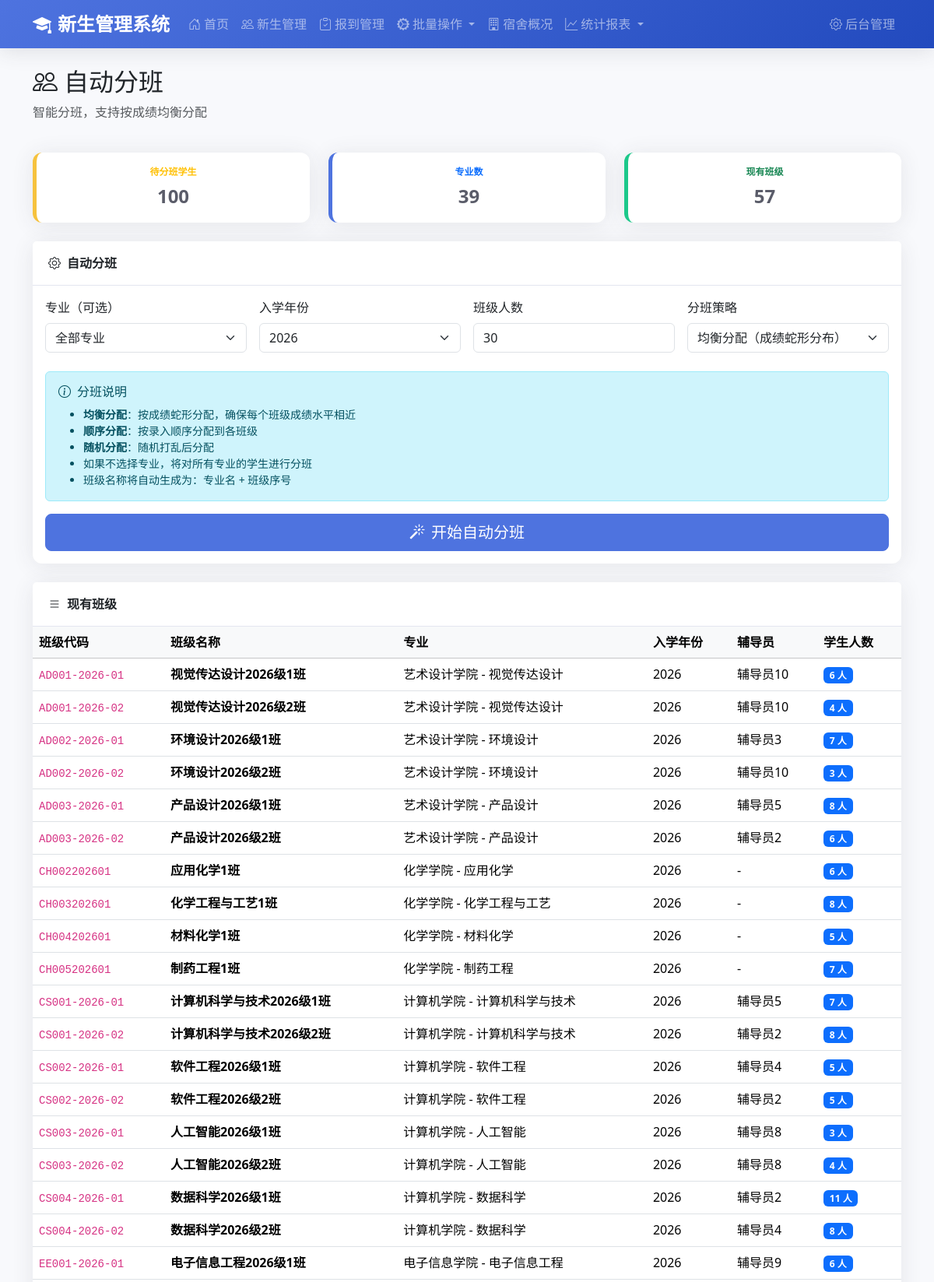
Page /classes/assignment/ (upper part) on the committed database.
### students/models.py (models this page shows, shortened)
class StudentClass(models.Model):
    name = models.CharField('班级名称', max_length=50)
    code = models.CharField('班级代码', max_length=20, unique=True)
    major = models.ForeignKey(
        Major,
        on_delete=models.CASCADE,
        related_name='classes',
        verbose_name='所属专业'
    )
    enrollment_year = models.IntegerField('入学年份')
    counselor = models.CharField('辅导员', max_length=50, blank=True)
    counselor_phone = models.CharField('辅导员电话', max_length=20, blank=True)
    classroom = models.CharField('班级教室', max_length=50, blank=True)
    is_active = models.BooleanField('是否启用', default=True)
    created_at = models.DateTimeField('创建时间', auto_now_add=True)
    class Meta:
        verbose_name = '班级'
        verbose_name_plural = '班级管理'
        ordering = ['-enrollment_year', 'code']
    @property
    def student_count(self):
        return self.students.count()

class Major(models.Model):
    DEGREE_CHOICES = [
        ('bachelor', '本科'),
        ('master', '硕士'),
        ('doctor', '博士'),
        ('junior', '专科'),
    ]
    name = models.CharField('专业名称', max_length=100)
    code = models.CharField('专业代码', max_length=20, unique=True)
    department = models.ForeignKey(
        Department,
        on_delete=models.CASCADE,
        related_name='majors',
        verbose_name='所属院系'
    )
    degree = models.CharField('学历层次', max_length=20, choices=DEGREE_CHOICES, default='bachelor')
    duration = models.IntegerField('学制(年)', default=4)
    tuition_fee = models.DecimalField('学费标准(元/年)', max_digits=10, decimal_places=2, default=0)
    description = models.TextField('专业简介', blank=True)
    is_active = models.BooleanField('是否启用', default=True)
    created_at = models.DateTimeField('创建时间', auto_now_add=True)
    class Meta:
        verbose_name = '专业'
        verbose_name_plural = '专业管理'
        ordering = ['department', 'code']
    def __str__(self):
        return f"{self.department.name} - {self.name}"

class Department(models.Model):
    name = models.CharField('院系名称', max_length=100, unique=True)
    code = models.CharField('院系代码', max_length=20, unique=True)
    description = models.TextField('院系简介', blank=True)
    contact_person = models.CharField('联系人', max_length=50, blank=True)
    contact_phone = models.CharField('联系电话', max_length=20, blank=True)
    is_active = models.BooleanField('是否启用', default=True)
    created_at = models.DateTimeField('创建时间', auto_now_add=True)
    class Meta:
        verbose_name = '院系'
        verbose_name_plural = '院系管理'
        ordering = ['code']

### students/views.py (the view, shortened to what this page needs)
# urls.py: path('classes/assignment/', views.class_assignment, name='class_assignment'),
def class_assignment(request):
    unassigned_count = Student.objects.filter(
        student_class__isnull=True,
        status__in=['admitted', 'pending', 'registered']
    ).count()
    majors = Major.objects.filter(is_active=True).select_related('department')
    classes = StudentClass.objects.filter(is_active=True).select_related('major')
    from datetime import datetime
    current_year = datetime.now().year
    years = list(range(current_year - 2, current_year + 2))
    context = {
        'unassigned_count': unassigned_count,
        'majors': majors,
        'classes': classes,
        'years': years,
    }
    return render(request, 'students/class_assignment.html', context)

### templates/students/class_assignment.html (shortened to what this page needs)
{% extends 'base.html' %}
{% block content %}
<div class="row mb-4">
    <div class="col-12">
        <h2><i class="bi bi-people me-2"></i>自动分班</h2>
        <p class="text-muted">智能分班，支持按成绩均衡分配</p>
    </div>
</div>
<div class="row g-4 mb-4">
    <div class="col-md-4">
        <div class="card stat-card warning h-100">
            <div class="card-body text-center">
                <div class="stat-label text-warning">待分班学生</div>
                <div class="stat-value">{{ unassigned_count }}</div>
            </div>
        </div>
    </div>
    <div class="col-md-4">
        <div class="card stat-card primary h-100">
            <div class="card-body text-center">
                <div class="stat-label text-primary">专业数</div>
                <div class="stat-value">{{ majors|length }}</div>
            </div>
        </div>
    </div>
    <div class="col-md-4">
        <div class="card stat-card success h-100">
            <div class="card-body text-center">
                <div class="stat-label text-success">现有班级</div>
                <div class="stat-value">{{ classes|length }}</div>
            </div>
        </div>
    </div>
</div>
<div class="card mb-4">
    <div class="card-header">
        <i class="bi bi-gear me-2"></i>自动分班
    </div>
    <div class="card-body">
        <form method="post">
            <div class="row g-3 mb-4">
                <div class="col-md-3">
                    <label class="form-label">专业（可选）</label>
                    <select name="major_id" class="form-select">
                        <option value="">全部专业</option>
                    </select>
                </div>
                <div class="col-md-3">
                    <label class="form-label">入学年份</label>
                    <select name="enrollment_year" class="form-select">
                        {% for year in years %}
                        <option value="{{ year }}" {% if forloop.counter == 3 %}selected{% endif %}>{{ year }}</option>
                        {% endfor %}
                    </select>
                </div>
                <div class="col-md-3">
                    <label class="form-label">班级人数</label>
                    <input type="number" name="class_size" class="form-control" value="30" min="10" max="60">
                </div>
                <div class="col-md-3">
                    <label class="form-label">分班策略</label>
                    <select name="strategy" class="form-select">
                        <option value="balanced">均衡分配（成绩蛇形分布）</option>
                    </select>
                </div>
            </div>
            <div class="alert alert-info">
                <h6><i class="bi bi-info-circle me-2"></i>分班说明</h6>
                <ul class="mb-0 small">
                    <li><strong>均衡分配</strong>：按成绩蛇形分配，确保每个班级成绩水平相近</li>
                    <li><strong>顺序分配</strong>：按录入顺序分配到各班级</li>
                    <li><strong>随机分配</strong>：随机打乱后分配</li>
                    <li>如果不选择专业，将对所有专业的学生进行分班</li>
                    <li>班级名称将自动生成为：专业名 + 班级序号</li>
                </ul>
            </div>
            <div class="d-grid">
                <button type="submit" class="btn btn-primary btn-lg" {% if unassigned_count == 0 %}disabled{% endif %}>
                    <i class="bi bi-magic me-2"></i>开始自动分班
                </button>
            </div>
        </form>
    </div>
</div>
<div class="card">
    <div class="card-header">
        <i class="bi bi-list me-2"></i>现有班级
    </div>
    <div class="card-body p-0">
        <div class="table-responsive">
            <table class="table table-hover mb-0">
                <thead class="table-light">
                    <tr>
                        <th>班级代码</th>
                        <th>班级名称</th>
                        <th>专业</th>
                        <th>入学年份</th>
                        <th>辅导员</th>
                        <th>学生人数</th>
                    </tr>
                </thead>
                <tbody>
                    {% for class in classes %}
                    <tr>
                        <td><code>{{ class.code }}</code></td>
                        <td><strong>{{ class.name }}</strong></td>
                        <td>{{ class.major|default:"-" }}</td>
                        <td>{{ class.enrollment_year }}</td>
                        <td>{{ class.counselor|default:"-" }}</td>
                        <td>
                            <span class="badge bg-primary">{{ class.student_count }} 人</span>
                        </td>
                    </tr>
                    {% empty %}
                    <tr>
                        <td colspan="6" class="text-center text-muted py-4">
                            暂无班级数据
                        </td>
                    </tr>
                    {% endfor %}
                </tbody>
            </table>
        </div>
    </div>
</div>
{% endblock %}

### templates/base.html (style rules this page uses)
:root { --primary-color: #4e73df; --secondary-color: #858796; --success-color: #1cc88a; --info-color: #36b9cc; --warning-color: #f6c23e; --danger-color: #e74a3b; }
body { background-color: #f8f9fc; font-family: 'Segoe UI', Tahoma, Geneva, Verdana, sans-serif; }
.card { border: none; border-radius: 0.75rem; box-shadow: 0 0.15rem 1.75rem 0 rgba(58, 59, 69, 0.1); transition: transform 0.2s ease-in-out; }
.card-header { background-color: #fff; border-bottom: 1px solid #e3e6f0; font-weight: 600; padding: 1rem 1.25rem; }
.stat-card { border-left: 0.35rem solid; }
.stat-card.primary { border-left-color: var(--primary-color); }
.stat-card.success { border-left-color: var(--success-color); }
.stat-card.warning { border-left-color: var(--warning-color); }
.stat-label { font-size: 0.75rem; font-weight: 700; text-transform: uppercase; margin-bottom: 0.25rem; }
.stat-value { font-size: 1.5rem; font-weight: 700; color: #5a5c69; }
.btn-primary { background-color: var(--primary-color); border-color: var(--primary-color); }

### rows in the picture
StudentClass: code "AD001-2026-01", name "视觉传达设计2026级1班", major "艺术设计学院 - 视觉传达设计", enrollment_year "2026", counselor "辅导员10", student_count "6"
StudentClass: code "AD001-2026-02", name "视觉传达设计2026级2班", major "艺术设计学院 - 视觉传达设计", enrollment_year "2026", counselor "辅导员10", student_count "4"
StudentClass: code "AD002-2026-01", name "环境设计2026级1班", major "艺术设计学院 - 环境设计", enrollment_year "2026", counselor "辅导员3", student_count "7"
StudentClass: code "AD002-2026-02", name "环境设计2026级2班", major "艺术设计学院 - 环境设计", enrollment_year "2026", counselor "辅导员10", student_count "3"
StudentClass: code "AD003-2026-01", name "产品设计2026级1班", major "艺术设计学院 - 产品设计", enrollment_year "2026", counselor "辅导员5", student_count "8"
StudentClass: code "AD003-2026-02", name "产品设计2026级2班", major "艺术设计学院 - 产品设计", enrollment_year "2026", counselor "辅导员2", student_count "6"
StudentClass: code "CH002202601", name "应用化学1班", major "化学学院 - 应用化学", enrollment_year "2026", counselor "-", student_count "6"
StudentClass: code "CH003202601", name "化学工程与工艺1班", major "化学学院 - 化学工程与工艺", enrollment_year "2026", counselor "-", student_count "8"
StudentClass: code "CH004202601", name "材料化学1班", major "化学学院 - 材料化学", enrollment_year "2026", counselor "-", student_count "5"
StudentClass: code "CH005202601", name "制药工程1班", major "化学学院 - 制药工程", enrollment_year "2026", counselor "-", student_count "7"
StudentClass: code "CS001-2026-01", name "计算机科学与技术2026级1班", major "计算机学院 - 计算机科学与技术", enrollment_year "2026", counselor "辅导员5", student_count "7"
StudentClass: code "CS001-2026-02", name "计算机科学与技术2026级2班", major "计算机学院 - 计算机科学与技术", enrollment_year "2026", counselor "辅导员2", student_count "8"
StudentClass: code "CS002-2026-01", name "软件工程2026级1班", major "计算机学院 - 软件工程", enrollment_year "2026", counselor "辅导员4", student_count "5"
StudentClass: code "CS002-2026-02", name "软件工程2026级2班", major "计算机学院 - 软件工程", enrollment_year "2026", counselor "辅导员2", student_count "5"
StudentClass: code "CS003-2026-01", name "人工智能2026级1班", major "计算机学院 - 人工智能", enrollment_year "2026", counselor "辅导员8", student_count "3"
StudentClass: code "CS003-2026-02", name "人工智能2026级2班", major "计算机学院 - 人工智能", enrollment_year "2026", counselor "辅导员8", student_count "4"
StudentClass: code "CS004-2026-01", name "数据科学2026级1班", major "计算机学院 - 数据科学", enrollment_year "2026", counselor "辅导员2", student_count "11"
StudentClass: code "CS004-2026-02", name "数据科学2026级2班", major "计算机学院 - 数据科学", enrollment_year "2026", counselor "辅导员4", student_count "8"
StudentClass: code "EE001-2026-01", name "电子信息工程2026级1班", major "电子信息学院 - 电子信息工程", enrollment_year "2026", counselor "辅导员9", student_count "6"

### other values in the picture
{{ unassigned_count }} "100"
{{ majors|length }} "39"
{{ classes|length }} "57"
form field enrollment_year "2026"
